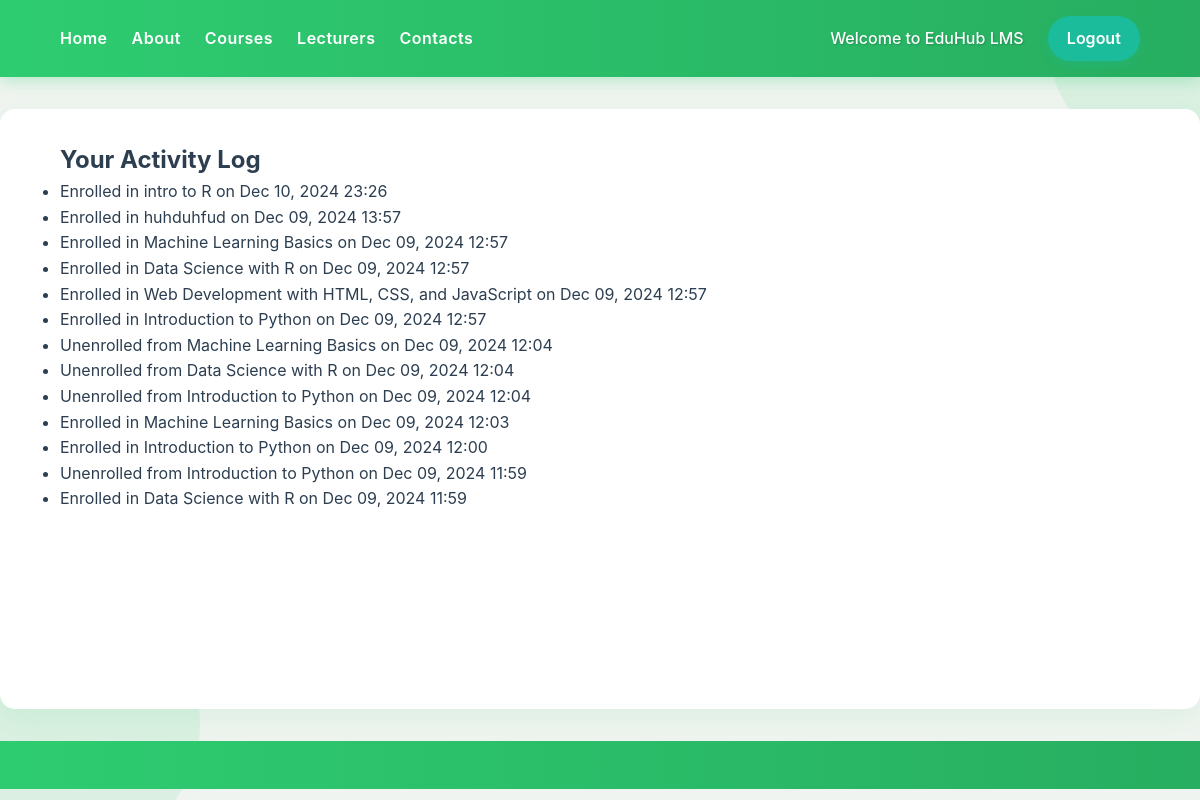
Screenshot of /myapp/activity-log/ (signed in) with the database file from the repository.
### myapp/models.py (models this page shows, shortened)
class Activity(models.Model):
    user = models.ForeignKey(User, on_delete=models.CASCADE)
    action = models.CharField(max_length=200)
    timestamp = models.DateTimeField(auto_now_add=True)

### myapp/views.py (the view)
# urls.py: path('activity-log/', views.activity_log, name='activity_log'),
@login_required
def activity_log(request):
    activities = Activity.objects.filter(user=request.user).order_by('-timestamp')  # Most recent first
    return render(request, 'activity_log.html', {'activities': activities})

### myapp/templates/activity_log.html
{% extends "base_generic.html" %}
{% block content %}
<div class="container mt-5">
    <h2>Your Activity Log</h2>
    {% if activities %}
        <ul class="list-group">
            {% for activity in activities %}
                <li class="list-group-item">
                    {{ activity.action }} on {{ activity.timestamp|date:"M d, Y H:i" }}
                </li>
            {% endfor %}
        </ul>
    {% else %}
        <p>No activities recorded yet.</p>
    {% endif %}
</div>
{% endblock %}

### myapp/templates/base_generic.html (shortened to what this page needs)
{% load static %}
<!DOCTYPE html>
<html lang="en">
<head>
    <link rel="stylesheet" href="{% static 'styles.css' %}">
</head>
<body>
    <header class="navbar">
        <nav class="nav-links">
            <ul>
                <li><a href="{% url 'home' %}">Home</a></li>
                <li><a href="{% url 'about' %}">About</a></li>
                <li><a href="{% url 'courses' %}">Courses</a></li>
                <li><a href="{% url 'lecturers' %}">Lecturers</a></li>
                <li><a href="{% url 'contacts' %}">Contacts</a></li>
            </ul>
        </nav>
        <div class="welcome-logout">
            {% if user.is_authenticated %}
                {% if request.path == '/home/' %}
                    <p>Welcome to EduHub LMS, {{ user.username }}</p>
                {% else %}
                    <p>Welcome to EduHub LMS</p>
                {% endif %}
                <a href="{% url 'logout' %}" class="logout-button">Logout</a>
            {% endif %}
        </div>
    </header>
    <main>
        {% block content %}
        {% endblock %}
    </main>
    <footer>
    </footer>
</body>
</html>

### myapp/static/styles.css (style rules this page uses)
:root { --primary-color: #2ECC71; --secondary-color: #27AE60; --accent-color: #1ABC9C; --background-light: #F0F4F0; --text-dark: #2C3E50; --gradient-start: #2ECC71; --gradient-end: #27AE60; }
* { margin: 0; padding: 0; box-sizing: border-box; scroll-behavior: smooth; }
body { font-family: 'Poppins', 'Inter', -apple-system, BlinkMacSystemFont, 'Segoe UI', Roboto, Oxygen, Ubuntu, Cantarell, 'Open Sans', 'Helvetica Neue', sans-serif; line-height: 1.6; background-color: var(--background-light); color: var(--text-dark); }
.navbar { display: flex; justify-content: space-between; align-items: center; background: linear-gradient(90deg, var(--gradient-start), var(--gradient-end)); padding: 1rem 5%; position: sticky; top: 0; z-index: 100; box-shadow: 0 4px 15px rgba(46, 204, 113, 0.3); }
.nav-links ul { display: flex; list-style: none; gap: 1.5rem; }
.nav-links a { text-decoration: none; color: white; font-weight: 600; transition: all 0.3s ease; position: relative; letter-spacing: 0.5px; }
.nav-links a::after { content: ''; position: absolute; width: 100%; height: 3px; bottom: -6px; left: 0; background-color: white; transform: scaleX(0); transition: transform 0.3s ease; }
.welcome-logout { display: flex; align-items: center; gap: 1.5rem; }
.welcome-logout p { font-weight: 500; color: white; text-shadow: 1px 1px 2px rgba(0,0,0,0.2); }
.logout-button { background-color: var(--accent-color); color: white; padding: 0.6rem 1.2rem; border-radius: 25px; text-decoration: none; font-weight: 600; transition: all 0.3s ease; box-shadow: 0 4px 10px rgba(26, 188, 156, 0.3); }
main { max-width: 1200px; margin: 2rem auto; padding: 2rem 5%; background-color: white; box-shadow: 0 10px 30px rgba(46, 204, 113, 0.1); border-radius: 15px; min-height: calc(100vh - 200px); }
footer { background: linear-gradient(90deg, var(--gradient-start), var(--gradient-end)); color: white; text-align: center; padding: 1.5rem; margin-top: 2rem; }
body::before, body::after { content: ''; position: fixed; background: rgba(46, 204, 113, 0.1); z-index: -1; }
body::before { top: -50px; right: -50px; width: 200px; height: 200px; border-radius: 50%; }
body::after { bottom: -50px; left: -50px; width: 250px; height: 250px; border-radius: 50%; }

### rows the page displays
Activity: action "Enrolled in intro to R", timestamp "Dec 10, 2024 23:26"
Activity: action "Enrolled in huhduhfud", timestamp "Dec 09, 2024 13:57"
Activity: action "Enrolled in Machine Learning Basics", timestamp "Dec 09, 2024 12:57"
Activity: action "Enrolled in Data Science with R", timestamp "Dec 09, 2024 12:57"
Activity: action "Enrolled in Web Development with HTML, CSS, and JavaScript", timestamp "Dec 09, 2024 12:57"
Activity: action "Enrolled in Introduction to Python", timestamp "Dec 09, 2024 12:57"
Activity: action "Unenrolled from Machine Learning Basics", timestamp "Dec 09, 2024 12:04"
Activity: action "Unenrolled from Data Science with R", timestamp "Dec 09, 2024 12:04"
Activity: action "Unenrolled from Introduction to Python", timestamp "Dec 09, 2024 12:04"
Activity: action "Enrolled in Machine Learning Basics", timestamp "Dec 09, 2024 12:03"
Activity: action "Enrolled in Introduction to Python", timestamp "Dec 09, 2024 12:00"
Activity: action "Unenrolled from Introduction to Python", timestamp "Dec 09, 2024 11:59"
Activity: action "Enrolled in Data Science with R", timestamp "Dec 09, 2024 11:59"
